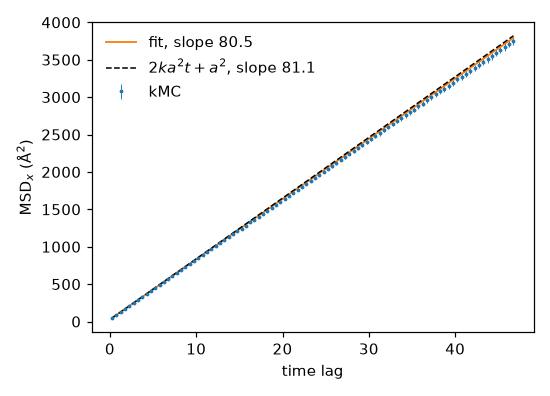

Source code (Python):
"""One-dimensional diffusion: a random walk on a periodic chain.

The first example of the KMCLib manual.  One "B" particle hops left and right
with the same rate constant ``k`` in a sea of "A" particles, and its mean
square displacement (MSD) is collected on the fly.  For an unbiased walk with
hop length ``a`` the MSD grows linearly with the time lag ``t``:

    MSD(t) = 2 k a^2 t + a^2

The slope gives the diffusion coefficient, ``D = k a^2``.  The offset ``a^2``
appears because the positions are recorded right after a hop: an interval
between two recorded positions always contains the hop that ends it, on top of
the ``2 k t`` hops expected in a time ``t``.  Both numbers are exact, so the
simulation can be checked against them.

Run it with::

    python diffusion_1d.py            # about 5 s
    python diffusion_1d.py --plot     # also writes a figure (needs matplotlib)

Reference:
  M. Leetmaa and N. V. Skorodumova, Comput. Phys. Commun. 185 (2014) 2340.
"""

from __future__ import annotations

import argparse
from pathlib import Path

import numpy as np

from pykmclib import (
    KMCConfiguration,
    KMCControlParameters,
    KMCInteractions,
    KMCLattice,
    KMCLatticeModel,
    KMCProcess,
    KMCUnitCell,
    OnTheFlyMSD,
)

LATTICE_CONSTANT = 5.2  # distance between neighbouring sites, in Angstrom
RATE_CONSTANT = 1.5  # hops per unit time in each direction


def build_configuration(n_sites=10):
    """A periodic chain of ``n_sites`` sites: one "B" in a sea of "A"."""
    unit_cell = KMCUnitCell(
        cell_vectors=np.array(
            [[LATTICE_CONSTANT, 0.0, 0.0], [0.0, 1.0, 0.0], [0.0, 0.0, 1.0]]
        ),
        basis_points=[[0.0, 0.0, 0.0]],
    )
    lattice = KMCLattice(
        unit_cell=unit_cell,
        repetitions=(n_sites, 1, 1),
        periodic=(True, False, False),
    )

    types = ["A"] * n_sites
    types[n_sites // 2] = "B"
    return KMCConfiguration(
        lattice=lattice, types=types, possible_types=["A", "B"]
    )


def build_interactions(rate_constant=RATE_CONSTANT):
    """Two processes: "B" swaps place with its left or its right neighbour."""
    processes = [
        KMCProcess(
            # Local geometry in units of the cell vectors; the first point is
            # the site the process acts on.
            coordinates=[[0.0, 0.0, 0.0], [direction, 0.0, 0.0]],
            elements_before=["B", "A"],
            elements_after=["A", "B"],
            basis_sites=[0],
            rate_constant=float(rate_constant),
        )
        for direction in (-1.0, 1.0)
    ]
    return KMCInteractions(processes=processes, implicit_wildcards=True)


def fit_line(times, values, errors):
    """Weighted least-squares fit of ``values = slope * times + offset``.

    ``OnTheFlyMSD`` estimates the error of every point as a fraction of the
    measured value. Using those errors directly as weights would favour the
    points that happen to lie low, so the weights are built from the relative
    errors and the time lag instead.

    :returns: ``(slope, offset)``, or ``None`` with fewer than three usable
              points.
    """
    usable = (errors > 0.0) & (values > 0.0)
    times, values, errors = times[usable], values[usable], errors[usable]
    if len(times) < 3:
        return None

    expected_errors = errors / values * times
    slope, offset = np.polyfit(times, values, 1, w=1.0 / expected_errors)
    return float(slope), float(offset)


def plot(msd, fit, expected, filename):
    try:
        import matplotlib
    except ImportError:
        print("matplotlib is not installed, no figure was written.")
        return
    matplotlib.use("Agg")
    import matplotlib.pyplot as plt

    cutoff = msd.safeCutoff()
    times = msd.timeSteps()[:cutoff]
    figure, axes = plt.subplots(figsize=(5.0, 3.6), dpi=110)
    axes.errorbar(
        times,
        msd.results()[0][:cutoff],
        yerr=msd.stdDev()[0][:cutoff],
        fmt=".",
        ms=3,
        lw=0.6,
        label="kMC",
    )
    if fit is not None:
        slope, offset = fit
        axes.plot(
            times,
            slope * times + offset,
            lw=1.2,
            label=f"fit, slope {slope:.1f}",
        )
    axes.plot(
        times,
        expected[0] * times + expected[1],
        "k--",
        lw=1.0,
        label=rf"$2ka^2t+a^2$, slope {expected[0]:.1f}",
    )
    axes.set_xlabel("time lag")
    axes.set_ylabel(r"MSD$_x$ ($\mathrm{\AA}^2$)")
    axes.legend(frameon=False)
    figure.tight_layout()
    figure.savefig(filename)
    plt.close(figure)
    print(f"Figure written to {filename}")


def main(argv=None):
    parser = argparse.ArgumentParser(description=__doc__.splitlines()[0])
    parser.add_argument(
        "--steps",
        type=int,
        default=1_000_000,
        help="number of kMC steps (default: %(default)s)",
    )
    parser.add_argument(
        "--seed",
        type=int,
        default=2014,
        help="seed of the random number generator",
    )
    parser.add_argument(
        "--output-dir",
        type=Path,
        default=Path(__file__).resolve().parent / "output",
    )
    parser.add_argument(
        "--plot",
        action="store_true",
        help="write a figure of the MSD (needs matplotlib)",
    )
    args = parser.parse_args(argv)
    args.output_dir.mkdir(parents=True, exist_ok=True)

    model = KMCLatticeModel(
        configuration=build_configuration(), interactions=build_interactions()
    )

    # The position of the particle is recorded after every step
    # (analysis_interval=1) and the last 200 positions are kept. With three hops
    # per unit of time on average, that covers time lags up to about 65, so the
    # MSD histogram is collected up to t_max=50.
    msd = OnTheFlyMSD(history_steps=200, n_bins=100, t_max=50.0, track_type="B")
    control_parameters = KMCControlParameters(
        number_of_steps=args.steps,
        dump_interval=max(1, args.steps // 10),
        analysis_interval=1,
        seed=args.seed,
    )
    model.run(
        control_parameters=control_parameters,
        trajectory_filename=str(args.output_dir / "traj.xyz"),
        trajectory_type="xyz",
        analysis=[msd],
    )

    # Every built-in analysis can print its results as a table.
    with open(args.output_dir / "msd.data", "w") as stream:
        msd.printResults(stream)

    # Only the bins below the "safe cutoff" have seen the full history buffer.
    cutoff = msd.safeCutoff()
    fit = fit_line(
        msd.timeSteps()[:cutoff],
        msd.results()[0][:cutoff],
        msd.stdDev()[0][:cutoff],
    )
    expected = (2.0 * RATE_CONSTANT * LATTICE_CONSTANT**2, LATTICE_CONSTANT**2)

    print()
    print(f"Results written to {args.output_dir}")
    print("                  slope (A^2 per unit time)   offset (A^2)")
    print(
        f"  exact           {expected[0]:12.2f}             {expected[1]:10.2f}"
    )
    if fit is None:
        print("  kMC             not enough data for a fit, run more steps")
    else:
        print(f"  kMC             {fit[0]:12.2f}             {fit[1]:10.2f}")
        print(
            f"Diffusion coefficient D = slope / 2 = {fit[0] / 2.0:.2f} A^2 per"
            f" unit time (exact: {expected[0] / 2.0:.2f})"
        )

    if args.plot:
        plot(msd, fit, expected, args.output_dir / "diffusion_1d.png")
    return 0


if __name__ == "__main__":
    raise SystemExit(main())
